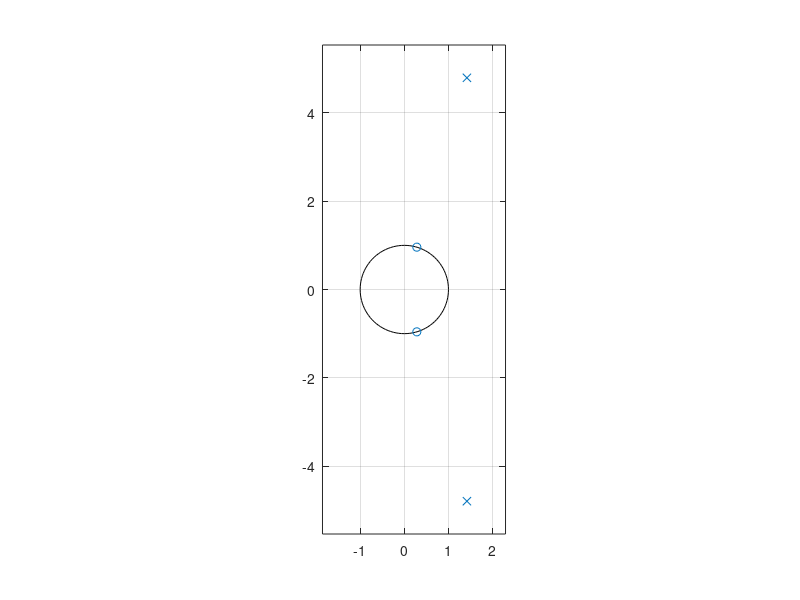

Write the MATLAB code that produced this figure.
theta = input("theta = ");
r = input("r = ");

b = [1, -2*cos(theta), 1];
a = [1, -2*r*cos(theta), r^2];

figure;
zplane(b, a);

